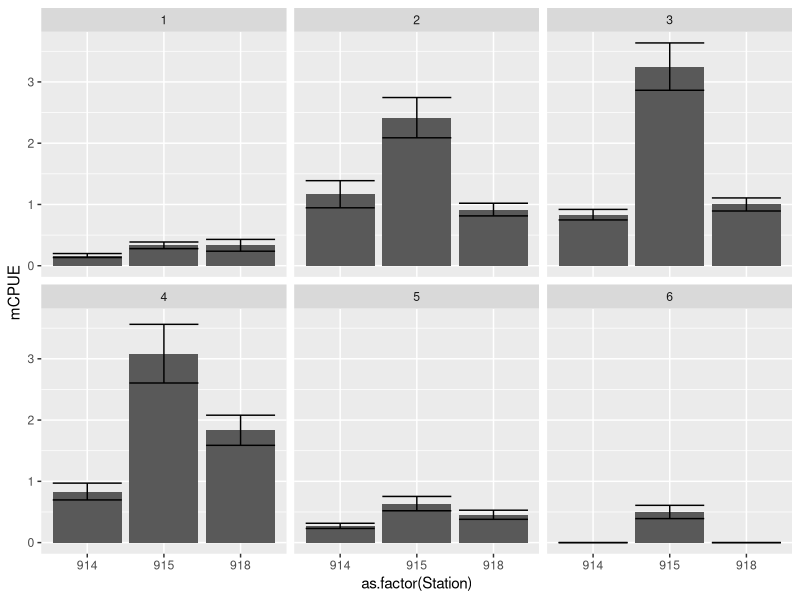

Here is the R script that generated this plot:
#Let's look at some larval smelt data to see
#how we might want to set up a larval smelt sampling design

library(tidyverse)

#Import data set, speecifying date and time columns
#This data is from EDI: https://doi.org/10.6073/pasta/daa635d228a8df63dd14903c051d972e 
SLS <- read_csv("qry_AMC_EDI_SLS_Catch.csv", 
                col_types = cols(Date = col_date(format = "%Y-%m-%d"), 
                                 Time = col_time(format = "%H:%M:%S"), 
                                 Turbidity = col_double()))

#subset just the longfin smelt data
SLSlf = select(SLS, Year:Turbidity, Longfin_Smelt)

#Filter out just the stations in the South Delta, closest to Clifton Court
SLSlf2 = filter(SLSlf, Station %in% c(914, 915, 918))

#look at mean catch by station and survey number

SLSmean = summarize(group_by(SLSlf2, Station, Survey), 
                    mCPUE = mean(Longfin_Smelt), 
                    sdCPUE = sd(Longfin_Smelt),
                    seCPUE = sdCPUE/length(Longfin_Smelt))
View(SLSmean)

#Plot it
ggplot(SLSmean, aes(x = as.factor(Station), y = mCPUE)) +
  geom_bar(stat = "identity") +
  geom_errorbar(aes(ymin = mCPUE - seCPUE, ymax = mCPUE + seCPUE), group = "Survey") +
  facet_wrap(~Survey)
  